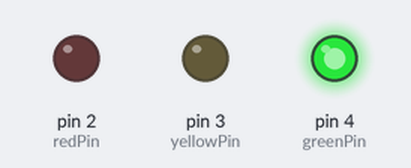
The sketch below on a simulated Arduino Uno, built with avr-gcc and run on an emulated ATmega328P. Shown: output pins drawn as LEDs (lit = HIGH).

Above: at 2.5 s.
At 6.0 s:
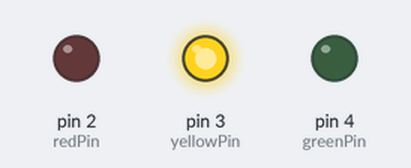
At 9.5 s:
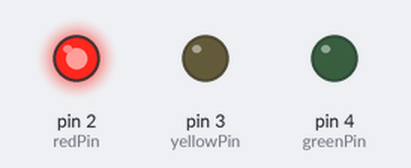
Timing chart, 0 to 15.6 s (numbered marks = the images above):
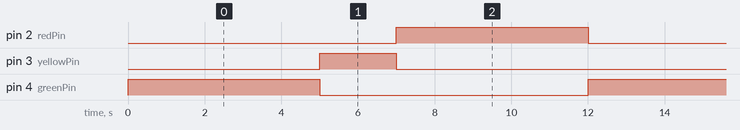

Measured:
- by itself, pin 2 (redPin), pin 4 (greenPin): alternates HIGH for 5.0 s and LOW for 7.0 s
- by itself, pin 3 (yellowPin): alternates HIGH for 2.0 s and LOW for 10.0 s
- by itself, everything shown: repeats every 12.0 s, in 3 steps

The sketch:

led-and-transistor.ino
```cpp
// Define LED pins
const int redPin = 2;
const int yellowPin = 3;
const int greenPin = 4;

// Define timing parameters
const int redDuration = 5000;     // 5 seconds
const int yellowDuration = 2000;  // 2 seconds
const int greenDuration = 5000;   // 5 seconds

void setup() {
  // Set LED pins as OUTPUT
  pinMode(redPin, OUTPUT);
  pinMode(yellowPin, OUTPUT);
  pinMode(greenPin, OUTPUT);
}

void loop() {
  // Auto traffic light sequence
  turnOnGreen();
  delay(greenDuration);

  turnOnYellow();
  delay(yellowDuration);

  turnOnRed();
  delay(redDuration);
}

// Functions to control traffic light sequence
void turnOnRed() {
  digitalWrite(greenPin, LOW);
  digitalWrite(yellowPin, LOW);
  digitalWrite(redPin, HIGH);
}

void turnOnYellow() {
  digitalWrite(redPin, LOW);
  digitalWrite(greenPin, LOW);
  digitalWrite(yellowPin, HIGH);
}

void turnOnGreen() {
  digitalWrite(redPin, LOW);
  digitalWrite(yellowPin, LOW);
  digitalWrite(greenPin, HIGH);
}
```
